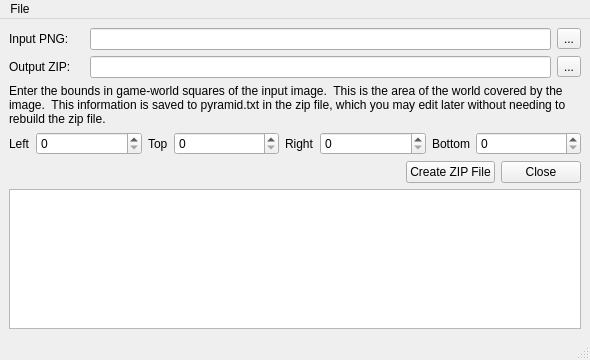
<?xml version="1.0" encoding="UTF-8"?>
<ui version="4.0">
 <class>InGameMapImagePyramidWindow</class>
 <widget class="QMainWindow" name="InGameMapImagePyramidWindow">
  <property name="geometry">
   <rect>
    <x>0</x>
    <y>0</y>
    <width>590</width>
    <height>360</height>
   </rect>
  </property>
  <property name="windowTitle">
   <string>Create Image Pyramid</string>
  </property>
  <widget class="QWidget" name="centralwidget">
   <layout class="QGridLayout" name="gridLayout_3">
    <item row="0" column="0">
     <layout class="QHBoxLayout" name="horizontalLayout">
      <item>
       <widget class="QLabel" name="label">
        <property name="minimumSize">
         <size>
          <width>75</width>
          <height>0</height>
         </size>
        </property>
        <property name="text">
         <string>Input PNG:</string>
        </property>
       </widget>
      </item>
      <item>
       <widget class="QLineEdit" name="inputNameEdit"/>
      </item>
      <item>
       <widget class="QToolButton" name="inputBrowseButton">
        <property name="text">
         <string>...</string>
        </property>
       </widget>
      </item>
     </layout>
    </item>
    <item row="5" column="0">
     <layout class="QHBoxLayout" name="horizontalLayout_3">
      <item>
       <spacer name="horizontalSpacer_2">
        <property name="orientation">
         <enum>Qt::Horizontal</enum>
        </property>
        <property name="sizeHint" stdset="0">
         <size>
          <width>40</width>
          <height>20</height>
         </size>
        </property>
       </spacer>
      </item>
      <item>
       <widget class="QPushButton" name="createZipButton">
        <property name="text">
         <string>Create ZIP File</string>
        </property>
       </widget>
      </item>
      <item>
       <widget class="QPushButton" name="closeButton">
        <property name="text">
         <string>Close</string>
        </property>
       </widget>
      </item>
     </layout>
    </item>
    <item row="1" column="0">
     <layout class="QHBoxLayout" name="horizontalLayout_2">
      <item>
       <widget class="QLabel" name="label_2">
        <property name="minimumSize">
         <size>
          <width>75</width>
          <height>0</height>
         </size>
        </property>
        <property name="text">
         <string>Output ZIP:</string>
        </property>
       </widget>
      </item>
      <item>
       <widget class="QLineEdit" name="outputNameEdit"/>
      </item>
      <item>
       <widget class="QToolButton" name="outputBrowseButton">
        <property name="text">
         <string>...</string>
        </property>
       </widget>
      </item>
     </layout>
    </item>
    <item row="6" column="0">
     <widget class="QPlainTextEdit" name="logText"/>
    </item>
    <item row="3" column="0">
     <layout class="QHBoxLayout" name="horizontalLayout_4">
      <item>
       <widget class="QLabel" name="label_4">
        <property name="text">
         <string>Left</string>
        </property>
       </widget>
      </item>
      <item>
       <widget class="QSpinBox" name="xMin">
        <property name="sizePolicy">
         <sizepolicy hsizetype="Minimum" vsizetype="Fixed">
          <horstretch>1</horstretch>
          <verstretch>0</verstretch>
         </sizepolicy>
        </property>
        <property name="maximum">
         <number>500000</number>
        </property>
       </widget>
      </item>
      <item>
       <widget class="QLabel" name="label_5">
        <property name="text">
         <string>Top</string>
        </property>
       </widget>
      </item>
      <item>
       <widget class="QSpinBox" name="yMin">
        <property name="sizePolicy">
         <sizepolicy hsizetype="Minimum" vsizetype="Fixed">
          <horstretch>1</horstretch>
          <verstretch>0</verstretch>
         </sizepolicy>
        </property>
        <property name="maximum">
         <number>500000</number>
        </property>
       </widget>
      </item>
      <item>
       <widget class="QLabel" name="label_6">
        <property name="text">
         <string>Right</string>
        </property>
       </widget>
      </item>
      <item>
       <widget class="QSpinBox" name="xMax">
        <property name="sizePolicy">
         <sizepolicy hsizetype="Minimum" vsizetype="Fixed">
          <horstretch>1</horstretch>
          <verstretch>0</verstretch>
         </sizepolicy>
        </property>
        <property name="maximum">
         <number>500000</number>
        </property>
       </widget>
      </item>
      <item>
       <widget class="QLabel" name="label_7">
        <property name="text">
         <string>Bottom</string>
        </property>
       </widget>
      </item>
      <item>
       <widget class="QSpinBox" name="yMax">
        <property name="sizePolicy">
         <sizepolicy hsizetype="Minimum" vsizetype="Fixed">
          <horstretch>1</horstretch>
          <verstretch>0</verstretch>
         </sizepolicy>
        </property>
        <property name="maximum">
         <number>500000</number>
        </property>
       </widget>
      </item>
     </layout>
    </item>
    <item row="2" column="0">
     <widget class="QLabel" name="label_3">
      <property name="text">
       <string>Enter the bounds in game-world squares of the input image.  This is the area of the world covered by the image.  This information is saved to pyramid.txt in the zip file, which you may edit later without needing to rebuild the zip file.</string>
      </property>
      <property name="wordWrap">
       <bool>true</bool>
      </property>
     </widget>
    </item>
   </layout>
  </widget>
  <widget class="QMenuBar" name="menubar">
   <property name="geometry">
    <rect>
     <x>0</x>
     <y>0</y>
     <width>590</width>
     <height>21</height>
    </rect>
   </property>
   <widget class="QMenu" name="menuFile">
    <property name="title">
     <string>File</string>
    </property>
    <addaction name="actionClose"/>
   </widget>
   <addaction name="menuFile"/>
  </widget>
  <widget class="QStatusBar" name="statusbar"/>
  <action name="actionClose">
   <property name="text">
    <string>Close</string>
   </property>
  </action>
 </widget>
 <resources/>
 <connections/>
</ui>
